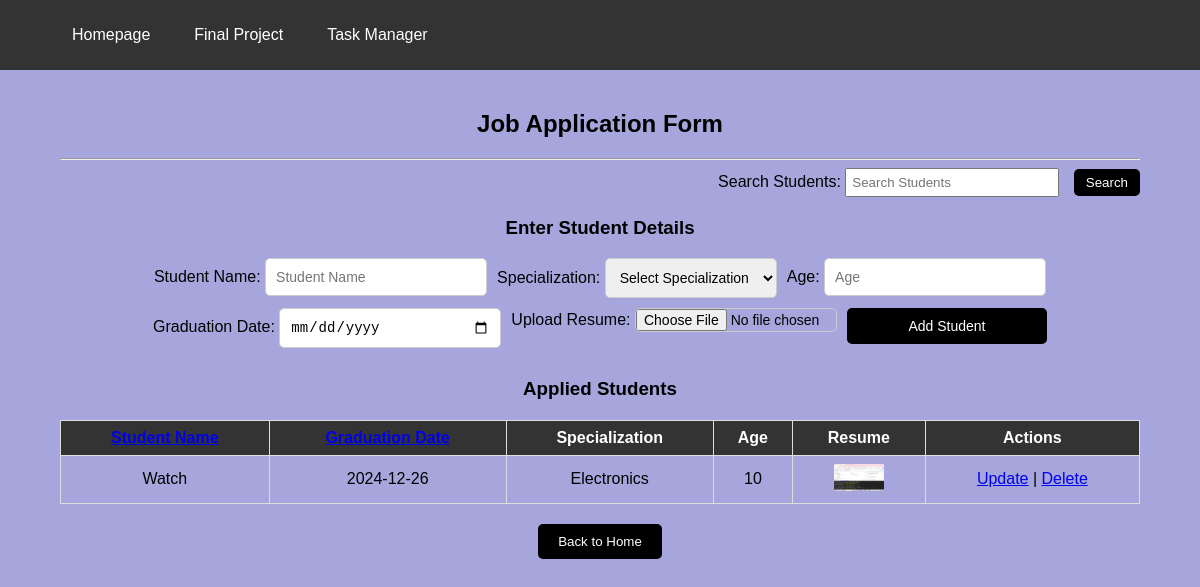
Before: /final_project with the older database file.
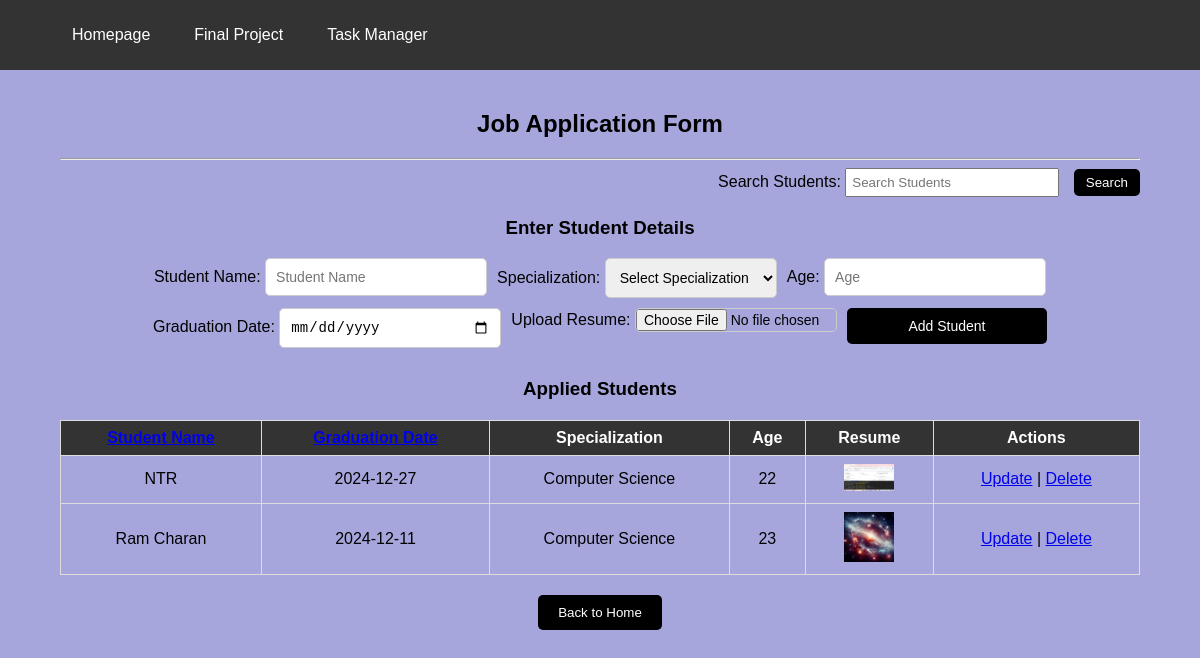
After: the same page with the newer database file.
### models.py (models this page shows, shortened)
class Project(db.Model):
    id = db.Column(db.Integer, primary_key=True)
    task = db.Column(db.String(100), nullable=False)
    category = db.Column(db.String(50), nullable=False)
    priority = db.Column(db.Integer, nullable=False)
    due_date = db.Column(db.Date, nullable=False)
    file_name = db.Column(db.String(200), nullable=False)
    date_created = db.Column(db.DateTime, default=datetime.utcnow)

### app.py (the view)
@app.route('/final_project', methods=['POST', 'GET'])
def form():
    if request.method == 'POST':
        try:
            task = request.form['pName']
            category = request.form['product_type']
            priority = int(request.form['pr'])
            due_date_str = request.form['due_date']
            file = request.files['file_upload']
            due_date = datetime.strptime(due_date_str, '%Y-%m-%d').date()
            file = request.files.get('file_upload')  # Use .get() to avoid KeyError
            if file and file.filename:
             UPLOAD_FOLDER = os.path.join(current_app.root_path, 'static', 'uploads')
             app.config['UPLOAD_FOLDER'] = UPLOAD_FOLDER
             file_path = os.path.join(app.config['UPLOAD_FOLDER'], file.filename)
             file.save(file_path)  # Check if a file is uploaded and has a valid filename
            else:
                file_path = None
            new_project = Project(
                task=task,
                category=category,
                priority=priority,
                due_date=due_date,
                file_name=file.filename,
            )
            db.session.add(new_project)
            db.session.commit()
            return redirect('/final_project')
        except Exception as e:
            return f'There was an issue adding your project: {e}'
    else:
        search_query = request.args.get('search_query', '').strip()
        sort_column = request.args.get('sort_column', 'task')
        sort_column = request.args.get('sort_column', 'task')
        valid_columns = ['task', 'due_date']
        if sort_column not in valid_columns:
            sort_column = 'task'  # Default to 'priority' if invalid sort_column is provided
        sort_query = asc(getattr(Project, sort_column))
        if search_query:
            projects = Project.query.filter(
                or_(
                    Project.task.ilike(f'%{search_query}%'),
                    Project.category.ilike(f'%{search_query}%')
                )
            ).order_by(sort_query).all()
        else:
             projects = Project.query.order_by(sort_query).all()
        return render_template('/final_project/Form.html',
                               projects=projects,
                               search_query=search_query)

### templates/final_project/Form.html (shortened to what this page needs)
{% extends 'base.html' %}
{% block body %}
<div class="container">
    <h1>Job Application Form</h1>
    <hr>
    <div class="search-bar">
        <form method="GET" action="/final_project">
            <label for="search-query">Search Students:</label>
            <input type="text" id="search-query" name="search_query" placeholder="Search Students">
            <button type="submit">Search</button>
        </form>
    </div>
    <h3>Enter Student Details</h3>
    <form action="/final_project" method="POST" enctype="multipart/form-data" class="add-product-form">
        <div class="form-group">
            <label for="pName">Student Name:</label>
            <input type="text" name="pName" id="pName" placeholder="Student Name" required>
        </div>
        <div class="form-group">
            <label for="product-type">Specialization:</label>
            <select id="product-type" name="product_type" required>
                <option value="">Select Specialization</option>
            </select>
        </div>
        <div class="form-group">
            <label for="pr">Age:</label>
            <input type="number" name="pr" id="pr" placeholder="Age" required>
        </div>
        <div class="form-group">
            <label for="due-date">Graduation Date:</label>
            <input type="date" id="due-date" name="due_date" required>
        </div>
        <div class="form-group">
            <label for="file-upload">Upload Resume:</label>
            <input type="file" id="file-upload" name="file_upload">
        </div>
        <div class="form-group">
            <input type="submit" value="Add Student">
        </div>
    </form>
    <h3>Applied Students</h3>
    {% if projects|length < 1 %}
        {% if search_query %}
            <h4 style="text-align: center; color: red;">No students found for your search: "{{ search_query }}"</h4>
        {% else %}
            <h4 style="text-align: center;">There are no applications found. Add a New application form!</h4>
        {% endif %}
    {% else %}
        <table class="table_style">
            <tr>
                <th><a href="?sort_column=task">Student Name</a></th>
                <th><a href="?sort_column=due_date">Graduation Date</a></th>
                <th>Specialization</th>
                <th>Age</th>
                <th>Resume</th>
                <th>Actions</th>
            </tr>
            {% for project in projects %}
            <tr>
                <td>{{ project.task }}</td>
                <td>{{ project.due_date }}</td>
                <td>{{ project.category }}</td>
                <td>{{ project.priority }}</td>
                <td>
                    <a href="{{ url_for('static', filename='uploads/' + project.file_name) }}">
                        <img src="{{ url_for('static', filename='uploads/' + project.file_name) }}"
                             alt="{{ project.file_name }}"
                             style="max-width: 50px; max-height: 50px;">
                    </a>
                </td>
                <td>
                    <a href="/update_form/{{ project.id }}">Update</a> |
                    <a href="/delete_form/{{ project.id }}">Delete</a>
                </td>
            </tr>
            {% endfor %}
        </table>
    {% endif %}
    <div class="back-button">
        <a href="/" style="text-decoration: none;">
            <button class="btn">Back to Home</button>
        </a>
    </div>
</div>
{% endblock %}

### templates/base.html (shortened to what this page needs)
<!DOCTYPE html>
<html lang="en">
<head>
    <link rel="stylesheet" href="{{ url_for('static', filename='css/main.css') }}">
</head>
<body>
    <nav>
        <nav class="navbar">
        <ul class="nav-links">
            <li><a href="/">Homepage</a></li>
            <li><a href="/final_project">Final Project</a></li>
            <li><a href="/assignment">Task Manager</a></li>
        </ul>
    </nav>
    {% block body %}{% endblock %}
</body>
</html>

### static/css/main.css (style rules this page uses)
body, html { margin: 0; font-family: sans-serif; background-color: rgb(166, 166, 221); }
.container { width: 90%; margin: 0 auto; padding: 20px; text-align: center; }
.search-bar { display: flex; justify-content: flex-end; margin-bottom: 20px; }
.search-bar input { width: 200px; padding: 5px; margin-right: 10px; }
.search-bar button { padding: 6px 12px; background-color: black; color: white; border: none; border-radius: 5px; cursor: pointer; }
.navbar { display: flex; justify-content: space-between; align-items: center; background-color: #333; padding: 10px 20px; color: white; }
.navbar .nav-links { list-style: none; display: flex; gap: 20px; }
.navbar .nav-links li { position: relative; }
.navbar .nav-links a { text-decoration: none; color: white; padding: 8px 12px; transition: background-color 0.3s, color 0.3s; border-radius: 4px; }
.add-product-form { display: flex; flex-wrap: wrap; justify-content: center; gap: 10px; margin-bottom: 30px; }
input { width: 200px; height: auto; }
.add-product-form input, .add-product-form select { padding: 10px; font-size: 14px; border: 1px solid #ccc; border-radius: 5px; }
.add-product-form input[type="file"] { padding: 0; }
.add-product-form input[type="submit"] { background-color: black; color: white; border: none; border-radius: 5px; cursor: pointer; padding: 10px 20px; }
.table_style { width: 100%; border-collapse: collapse; margin-top: 20px; }
.table_style th, .table_style td { border: 1px solid #ddd; padding: 8px; text-align: center; }
.table_style th { background-color: #333; color: white; }
.back-button { text-align: center; margin-top: 20px; }
.back-button .btn { padding: 10px 20px; background-color: black; color: white; border: none; border-radius: 5px; cursor: pointer; }

Changed rows visible on the page:
changed Project: task "Watch" → "NTR"; due_date "2024-12-26" → "2024-12-27"; category "Electronics" → "Computer Science"; priority "10" → "22"
added Project: task "Ram Charan", due_date "2024-12-11", category "Computer Science", priority "23", file_name (picture)
